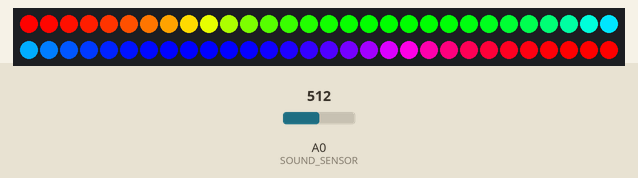
This sketch was run on a simulated Arduino Uno, built with avr-gcc and run on an emulated ATmega328P. Parts: 60 RGB LEDs in strip order, left to right, continuing on the next row. The test bench sets the inputs (shaded band); at power-on: A0 (SOUND_SENSOR) = 512. What the sketch prints to the serial monitor is not drawn.

Above: at 0.6 s.
At 3.28 s:
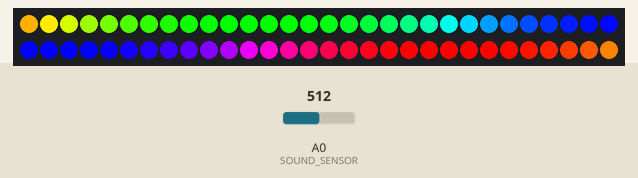
At 5.95 s:
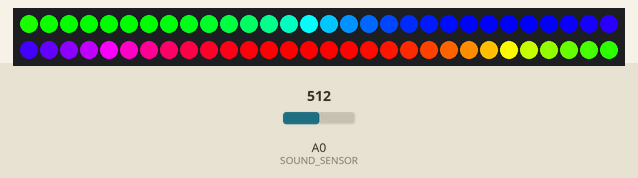
At 11.4 s:
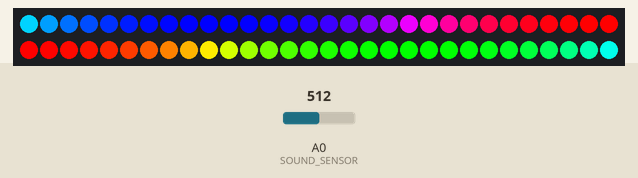
At 16.75 s:
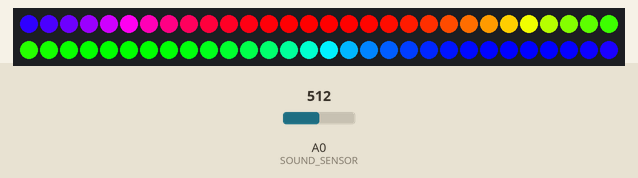
At 22.2 s:
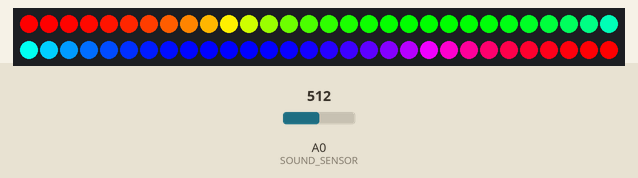

The sketch:

originalclaplight.ino
```cpp
#include <Adafruit_NeoPixel.h>  // Library for controlling NeoPixel LEDs

#define LED_PIN 6          // Pin connected to the NeoPixel strip
#define NUM_LEDS 60        // Number of LEDs in the NeoPixel strip
#define SOUND_SENSOR A0    // Pin connected to the sound sensor

Adafruit_NeoPixel strip(NUM_LEDS, LED_PIN, NEO_GRB + NEO_KHZ800);  // Create NeoPixel strip object

int soundThreshold = 150;  // Threshold for detecting sound; adjust based on sensor's readings
bool soundDetected = false;  // Flag to check if sound was already detected

void setup() {
    Serial.begin(9600);  // Start serial communication for debugging
    pinMode(SOUND_SENSOR, INPUT);  // Set the sound sensor pin as input
    strip.begin();  // Initialize the NeoPixel strip
    strip.show();  // Initialize all LEDs to off (start state)
}

void loop() {
    int soundLevel = analogRead(SOUND_SENSOR);  // Read the analog value from the sound sensor
    Serial.println(soundLevel);  // Print the sound level for debugging purposes

    // If sound level exceeds the threshold and sound wasn't detected before
    if (soundLevel > soundThreshold && !soundDetected) {
        soundDetected = true;  // Set flag to prevent multiple triggers
        rainbowEffect(10);  // Trigger the rainbow effect with a 10ms delay between colors
        delay(300);  // Add delay to prevent rapid retriggering of the effect
    }

    // If the sound level drops below a certain point (sound stops)
    if (soundLevel < soundThreshold - 50) {
        soundDetected = false;  // Reset the flag when sound is no longer detected
    }
}

// Function to display a rainbow effect on the NeoPixel strip
void rainbowEffect(int wait) {
    // Loop through 65536 color hues to create a smooth rainbow transition
    for (long firstPixelHue = 0; firstPixelHue < 65536; firstPixelHue += 256) {
        strip.rainbow(firstPixelHue);  // Set the rainbow colors starting from firstPixelHue
        strip.show();  // Update the LEDs to show the new colors
        delay(wait);  // Wait before updating again to create the effect
    }
}
```
